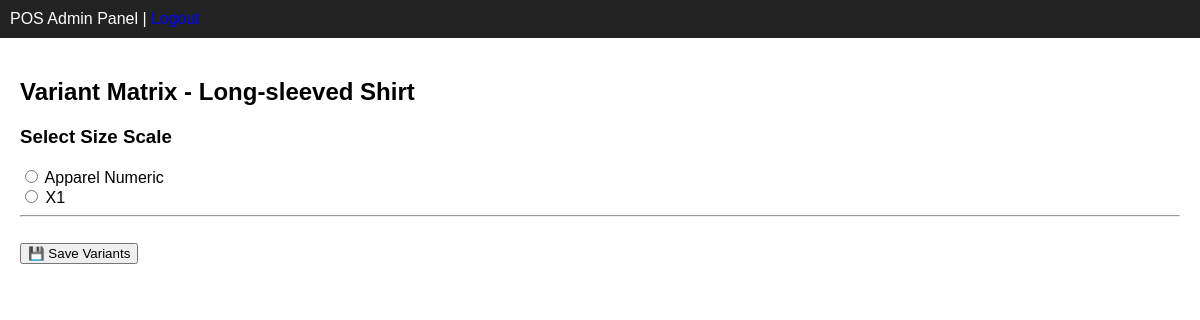
The page /variants/matrix/1 (signed in) on the database its author committed.
### app/modules/products/models.py (models this page shows)
class Product(BaseModel):
    __tablename__ = "products"
    name = db.Column(db.String, nullable=False)
    sku = db.Column(db.String, unique=True, nullable=False)
    season = db.Column(db.Enum("summer", "spring", "autumn", "winter", name="season_enum"))
    year = db.Column(db.Integer)
    category_id = db.Column(db.Integer, db.ForeignKey("categories.id"))
    category = db.relationship("Category", backref="products")
    segment = db.Column(db.String)
    line = db.Column(db.String)
    type = db.Column(db.String)
    composition = db.Column(db.Text)
    price = db.Column(db.Float, nullable=True)
    purchase_currency = db.Column(db.String(10))
    cost = db.Column(db.Float)
    landing_cost = db.Column(db.Float)
    average_cost = db.Column(db.Float)
    vat_taxable = db.Column(db.Boolean, default=True)
    is_inventory_item = db.Column(db.Boolean, default=True)
    has_size = db.Column(
    db.Boolean,
    default=False
)
    has_color = db.Column(
    db.Boolean,
    default=False
)
    is_active = db.Column(db.Boolean, default=True)
    is_draft = db.Column(
    db.Boolean,
    default=False
)
    tenant_id = db.Column(db.Integer, db.ForeignKey("tenants.id"), nullable=False)
    brand_id = db.Column(db.Integer, db.ForeignKey("brands.id"), nullable=False)
    tenant = db.relationship("Tenant", back_populates="products")
    brand = db.relationship("Brand", backref="products")
    size_scale_id = db.Column(db.Integer, db.ForeignKey("size_scales.id"))
    size_scale = db.relationship("SizeScale")

### app/modules/size_scales/models.py (models this page shows)
class SizeScale(BaseModel):
    __tablename__ = "size_scales"
    name = db.Column(db.String(120), nullable=False)
    category = db.Column(db.String(120))
    tenant_id = db.Column(
        db.Integer,
        db.ForeignKey("tenants.id"),
        nullable=False
    )
    is_active = db.Column(db.Boolean, default=True)
    tenant = db.relationship(
        "Tenant",
        backref="size_scales"
    )

### app/modules/product_variants/routes.py (the view, shortened to what this page needs)
@variants_bp.route(
    "/matrix/<int:product_id>",
    methods=["GET", "POST"]
)
@login_required
def variant_matrix(product_id):
    product = Product.query.filter_by(
        id=product_id,
        tenant_id=current_user.tenant_id
    ).first_or_404()
    colors = Color.query.filter_by(
        tenant_id=current_user.tenant_id
    ).all()
    size_scales = SizeScale.query.all()
    return render_template(
        "product_variants/matrix.html",
        product=product,
        colors=colors,
        size_scales=size_scales
    )

### app/templates/product_variants/matrix.html (shortened to what this page needs)
{% extends "shared/base.html" %}
{% block content %}
<h2>
Variant Matrix - {{ product.name }}
</h2>
<form method="POST">
{% if product.has_size and product.has_color %}
<h3>Select Size Scale</h3>
{% for scale in size_scales %}
<label>
<input
    type="radio"
    name="size_scale_id"
    value="{{ scale.id }}"
    class="scale-selector"
>
{{ scale.name }}
</label>
<br>
{% endfor %}
<hr>
{% endif %}
<br>
<button type="submit">
💾 Save Variants
</button>
</form>
{% endblock %}

### app/templates/shared/base.html (style rules this page uses)
body { font-family: Arial; margin: 0; font-size: 10 px; }

### rows shown on the page
Product: name "Long-sleeved Shirt"
SizeScale: name "Apparel Numeric"
SizeScale: name "X1"
